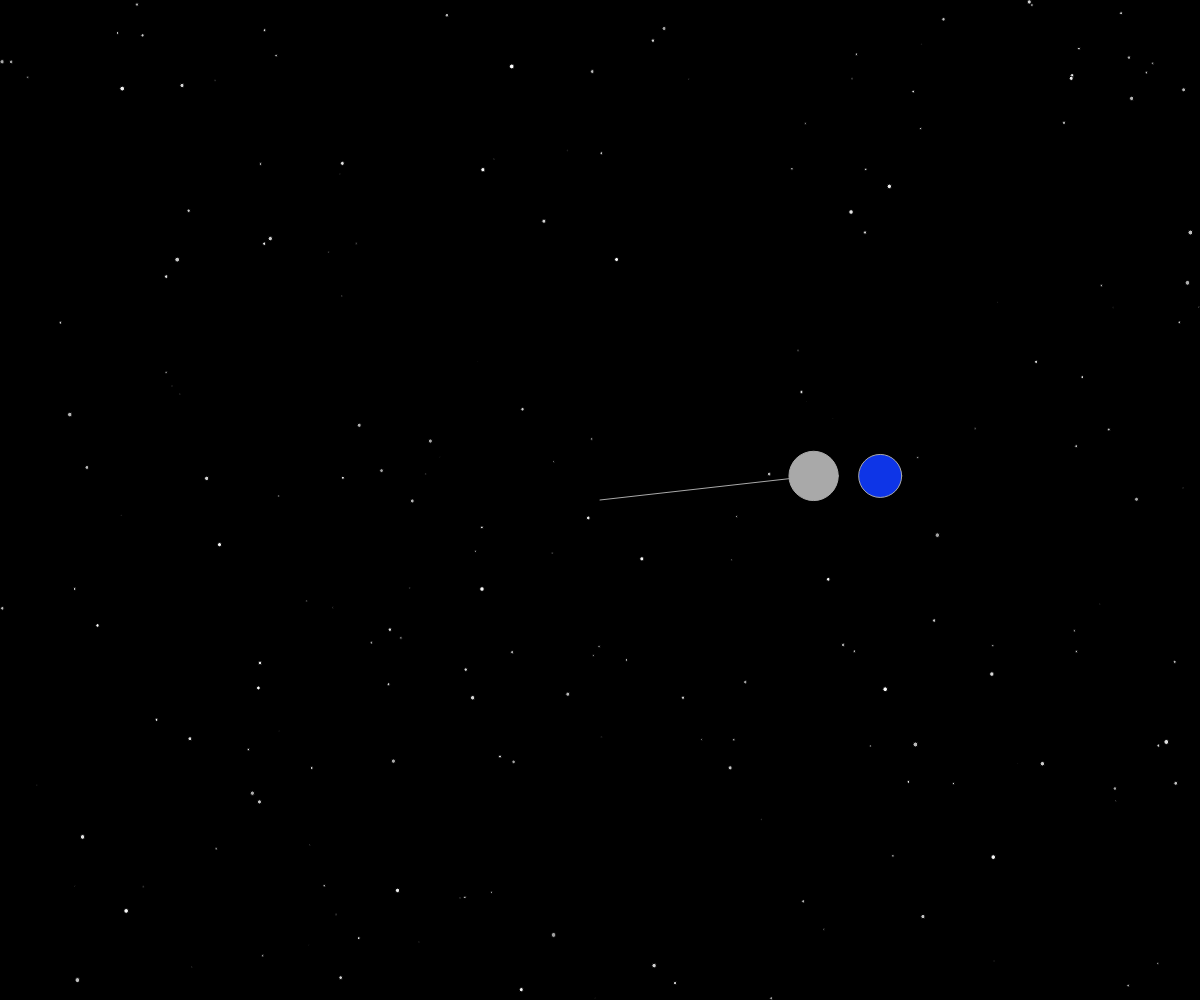
Frame 1 (no input)
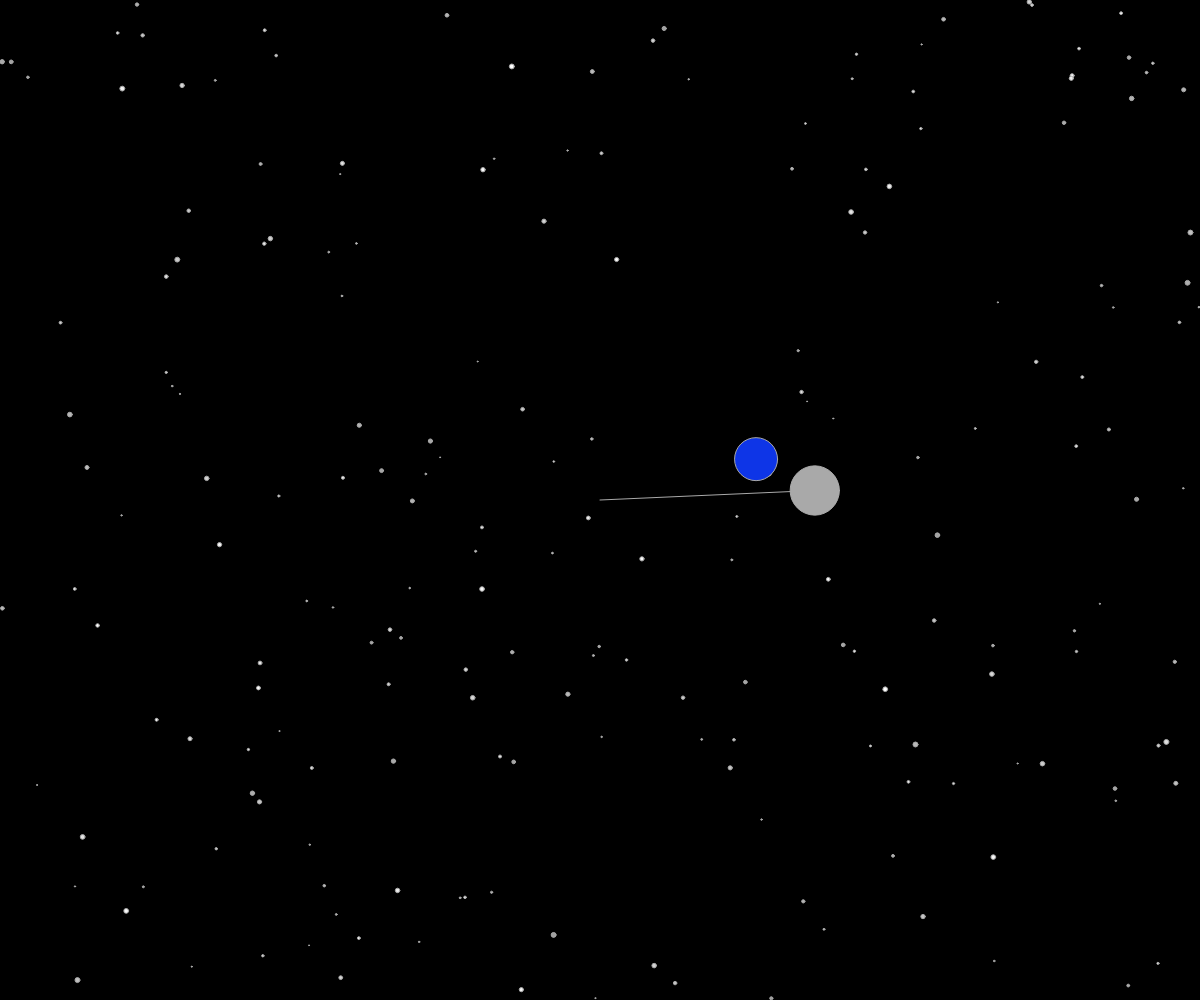
Frame 60 (no input)
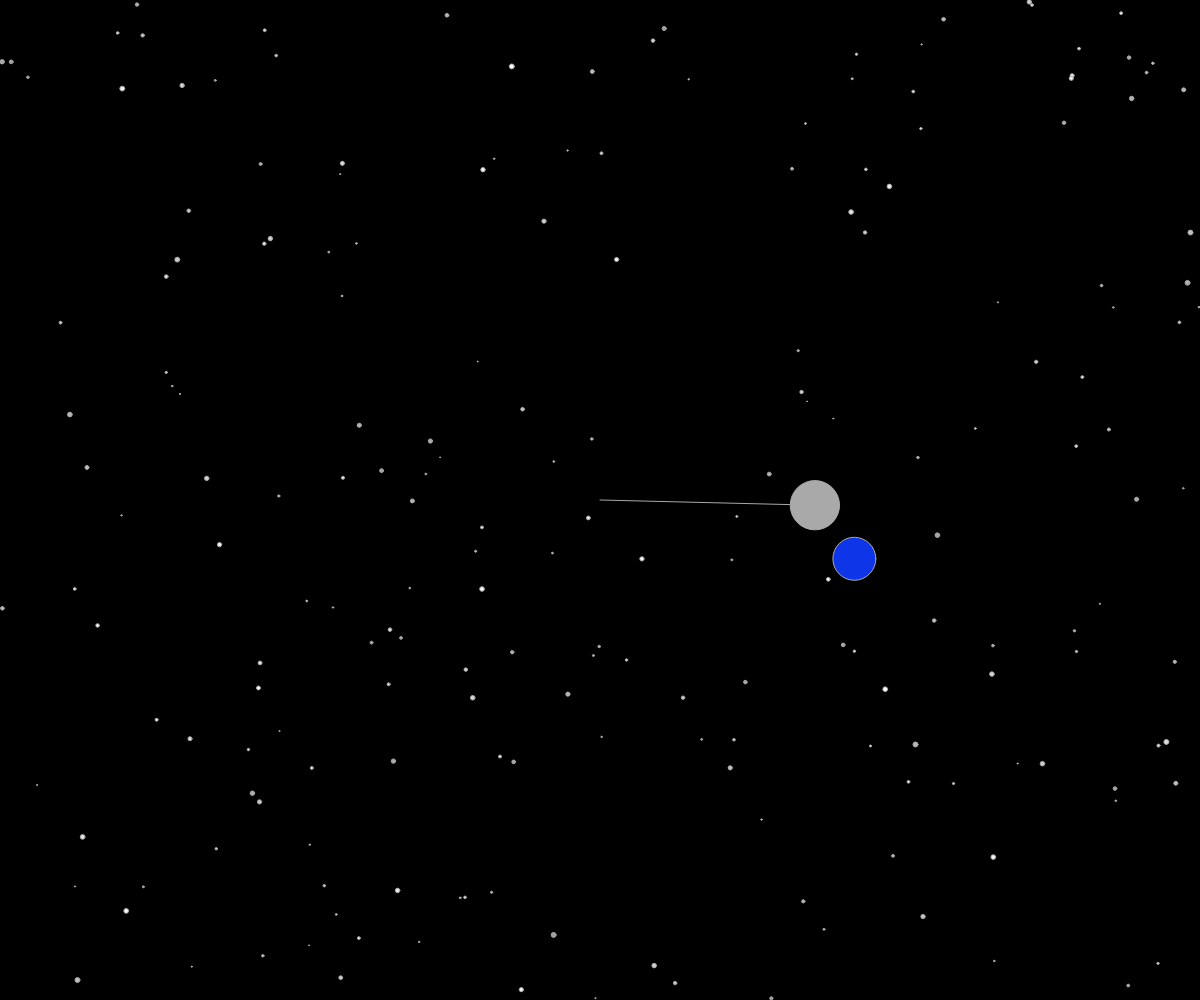
Frame 120 (the mouse pressed at the canvas centre since frame 60)

The p5.js sketch that drew these frames (run headless with seeded random() and noise() and a simulated clock; from frame 60 on, the mouse is pressed at the canvas centre):

// p5.js sketch
// ── sketch.js
let cx;
let cy;
let planets = [];
let numPlanets = 1;
let stars = [];
let numStars = 200;
let shipActive = false;

function setup() {
	createCanvas(windowWidth, windowHeight);

	cx = width / 2;
	cy = height / 2;

	for (let j = 0; j < numStars; j++) {
		stars.push(new Star());
	}

	for (let i = 0; i < numPlanets; i++) {
		planets.push(new Planet());
	}

	// let ship = new Ship();

}

function draw() {
	background(0);
	for (let j = 0; j < stars.length; j++) {
		stars[j].show();
	}

	// ship.update();

	translate(cx, cy);

	for (let i = 0; i < planets.length; i++) {
		planets[i].update();
		planets[i].show();
		planets[i].angle += planets[i].speed;
		planets[i].moonAngle += planets[i].moonSpeed;
		if (planets[i].angle > TWO_PI) {
			planets[i].angle = 0;
		}
	}
	// draw sun
	// fill(color(255, 255, 0));
	// ellipse(0, 0, 75);


}
function mouseClicked() {
	// fill(255);
	// ellipse(mouseX-cx, mouseY-cy, 50, 50);
	// stars.push(new Star());
	planets.push(new Planet());
	console.log("click");
}


// ── planet.js
class Planet {
    constructor() {
        // this.x = 0;
        // this.y = 0;
        this.r = random(200, height / 2.2);
        this.diam = random(30, 100);
        this.speed = random((800 - this.r) / 100000);
        this.angle = random(TWO_PI);
        this.x = this.r * cos(this.angle);
        this.y = this.r * sin(this.angle);
        this.clr = color(random(50, 255));
        // this.clr = color(random(255), random(255), random(255));
        this.moonX = this.x;
        this.moonY = this.y;
        this.moonClr = color(random(255), random(255), random(255));
        this.moonAngle = 0;
        // this.moonR = this.diam * 1.1;
        this.moonR = random(this.diam * 1.1, this.diam * 2);
        this.moonSpeed = random(0.01, 0.05);
        this.moonSize = random(5, this.diam * 0.9);
        if (random(10) < 5) {
            this.moonSpeed *= -1;
        }

    }

    show() {
        // stroke(this.moonClr);
        // line(this.moonX, this.moonY, this.x, this.y);
        stroke(this.clr);
        line(0, 0, this.x, this.y);
        fill(this.clr, 0.5);
        ellipse(this.x, this.y, this.diam);
        fill(this.moonClr);
        ellipse(this.moonX, this.moonY, this.moonSize);
    }

    update() {
        this.x = this.r * cos(this.angle);
        this.y = this.r * sin(this.angle);
        this.moonX = this.x + (this.moonR * cos(this.moonAngle));
        this.moonY = this.y + (this.moonR * sin(this.moonAngle));
    }
}

// ── ship.js
class Ship {
    constructor() {
        this.clr = random(160, 255);
        // determine which side to start
        if (random(10) < 5) {
            this.x = 0;
            this.d = 1;
        } else {
            this.x = width;
            this.d = -1;
        }
        this.y = random(height);
        this.active = true;
    }

    show() {
        if (this.active) {
            fill(this.clr);
            rect(this.x, this.y, 55, 20);
        }
    }

    update () {
        this.x = this.x + this.d;
        // if (this.x < 0 || this.x > width) {
        //     this.active = false;
        // }
    }

}
// ── star.js
class Star {
    constructor() {
        this.clr = random(160, 255);
        this.x = random(width);
        this.y = random(height);
        this.r = random(1, 5);
    }

    show() {
        fill(this.clr);
        ellipse(this.x, this.y, this.r);
    }

}
